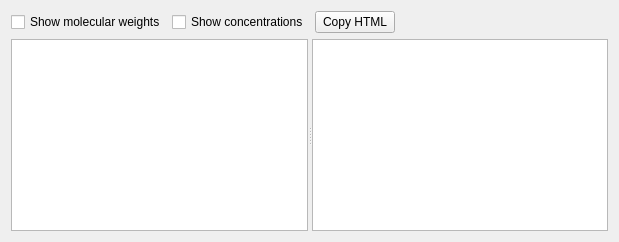
<?xml version="1.0" encoding="UTF-8"?>
<ui version="4.0">
 <class>recipeEditor</class>
 <widget class="QWidget" name="recipeEditor">
  <property name="geometry">
   <rect>
    <x>0</x>
    <y>0</y>
    <width>619</width>
    <height>242</height>
   </rect>
  </property>
  <property name="windowTitle">
   <string>Form</string>
  </property>
  <layout class="QGridLayout" name="gridLayout">
   <item row="0" column="0">
    <layout class="QHBoxLayout" name="horizontalLayout">
     <item>
      <widget class="QCheckBox" name="showMWCheck">
       <property name="text">
        <string>Show molecular weights</string>
       </property>
      </widget>
     </item>
     <item>
      <widget class="QCheckBox" name="showConcentrationCheck">
       <property name="text">
        <string>Show concentrations</string>
       </property>
      </widget>
     </item>
     <item>
      <widget class="QPushButton" name="copyHtmlBtn">
       <property name="text">
        <string>Copy HTML</string>
       </property>
      </widget>
     </item>
     <item>
      <spacer name="horizontalSpacer">
       <property name="orientation">
        <enum>Qt::Horizontal</enum>
       </property>
       <property name="sizeHint" stdset="0">
        <size>
         <width>40</width>
         <height>20</height>
        </size>
       </property>
      </spacer>
     </item>
    </layout>
   </item>
   <item row="1" column="0">
    <widget class="QSplitter" name="splitter">
     <property name="orientation">
      <enum>Qt::Horizontal</enum>
     </property>
     <widget class="QListWidget" name="recipeSetList"/>
     <widget class="QTableWidget" name="recipeTable"/>
    </widget>
   </item>
  </layout>
 </widget>
 <resources/>
 <connections/>
</ui>
